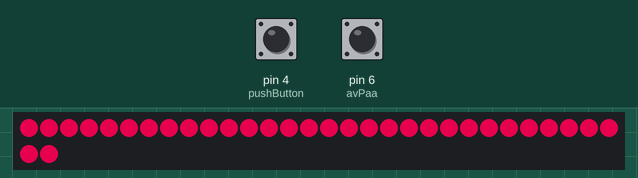
Simulated run of this sketch. Board: Arduino Uno, built with avr-gcc and run on an emulated ATmega328P. Parts: 32 RGB LEDs in strip order, left to right, continuing on the next row. The test bench sets the inputs (shaded band); at power-on: pin 6 (avPaa) LOW, pin 4 (pushButton) LOW. Dim RGB values are drawn brighter than linear.

Above: at 1.2 s.
1.3 s: pin 6 (avPaa) pulsed HIGH 2 times (0.12 s each, 0.3 s apart)
At 1.78 s:
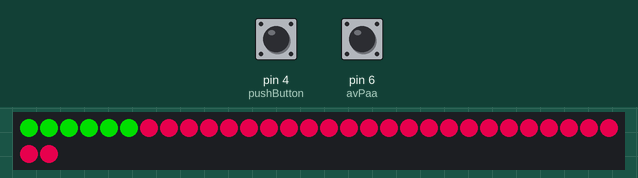
3.4 s: pin 4 (pushButton) pulled HIGH for 0.15 s
5.0 s: pin 6 (avPaa) pulsed HIGH 5 times (0.12 s each, 0.3 s apart)
At 5.19 s:
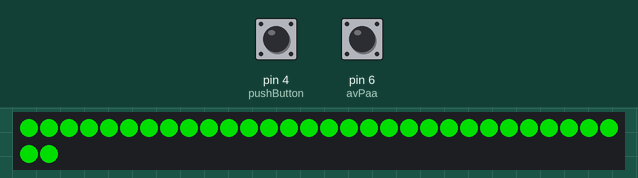

Measured:
- after the input at 1.3 s, the LEDs: first change after 0.15 s (image 1 shows a later state)
- after the input at 3.4 s, every drawn part: stays the same
- after the input at 5.0 s, the LEDs: first change after 0.14 s (image 2 shows a later state)

The sketch:

reaksjonstid.ino
```cpp
#include <Adafruit_NeoPixel.h>
const int ledCount = 32;
const int ledPin = 2;
Adafruit_NeoPixel pixels(ledCount, ledPin, NEO_GRB + NEO_KHZ800);

const int pushButton = 4;
const int avPaa = 6;
int i = 0;
int o;
uint16_t allLys[] = {0, 1, 2, 3, 4, 5, 6, 7, 8, 9, 10, 11, 12, 13, 14, 15, 16, 17, 18, 19, 20, 21, 22, 23, 24, 25, 26, 27, 28, 29, 30, 31};
int x = 1;
int y = 1;
bool aP = false;
int score = 0;
bool chck;
int dly = 65;

void setup()
{
    pixels.begin();
    Serial.begin(9600);
    pinMode(pushButton, INPUT);
    pinMode(avPaa, INPUT);
}

void spill()
{
    for(int l=0; l<ledCount; l++)
    {
        pixels.setPixelColor(allLys[l], pixels.Color(180, 0, 60));
        pixels.show();
    }
    for(o=0; o<4; o)
    {
        if (aP == true)
        {
            while(digitalRead(pushButton) == LOW)
            {
                if(y == 1)
                {
                    pixels.setPixelColor(allLys[i], pixels.Color(0, 155, 0));
                    pixels.show();
                    delay(dly);
                    i += y;
                    if (i == 32)
                    {
                        y = -y;
                    }
                }
                else
                {
                    pixels.setPixelColor(allLys[i], pixels.Color(180, 0, 60));
                    pixels.show();
                    delay(dly);
                    i += y;
                    if (i == -1)
                    {
                        y = -y;
                    }
                }
            }
            if(dly == 65)
            {
                dly = 40;
            }
            else if(dly == 40)
            {
                dly = 20;
            }
            else if(dly == 20)
            {
                dly = 10;
            }
            else if(dly == 10)
            {
                dly = 65;
            }
            if(i == 32)
            {
                score = score;
            }
            else if(y == -1)
            {
                score += 32-i-1;
            }
            else
            {
                score += 32-i;
            }
            aP = false;
            o++;
        }
        else
        {
            delay(100);
            if(digitalRead(avPaa) == HIGH)
            {
                chck = true;
            }
            if((digitalRead(avPaa) == LOW) && (chck == true))
            {
                aP = true;
                chck = false;
            }
        }
    }
    Serial.print("Du mistet ");
    Serial.print(score);
    Serial.println(" poeng");
    o = 0;
    delay(1500);
    score = 0;
}

void loop()
{
    spill();
}
```
